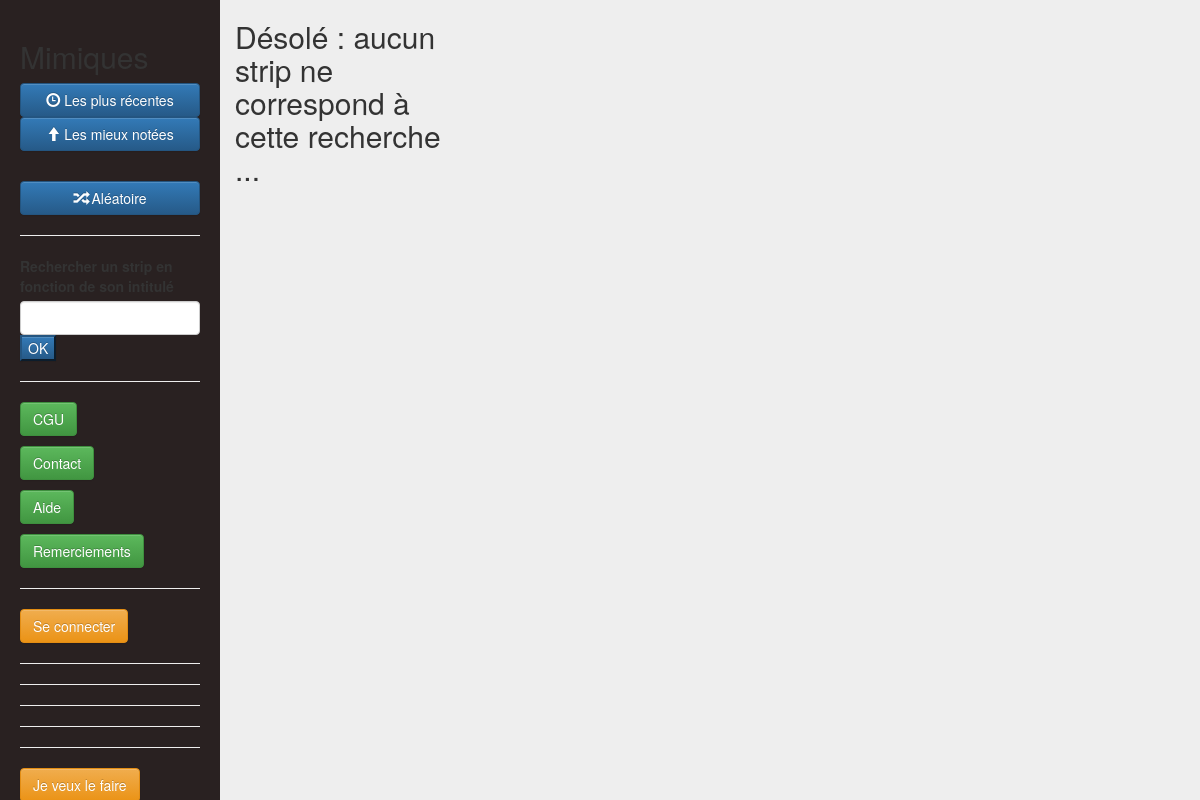
The page /index2.php on the database as committed earlier.
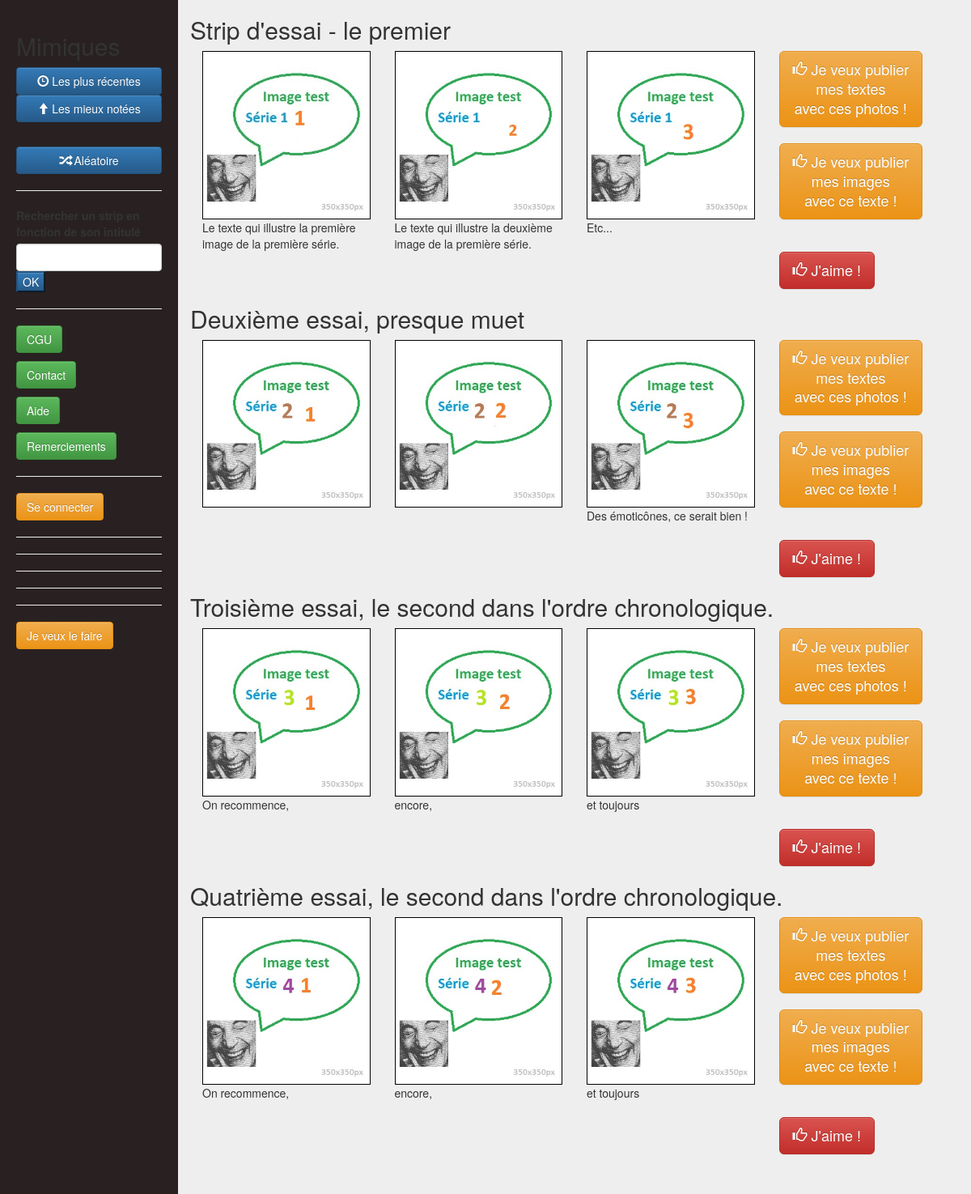
The same page on the database as committed later.
### tables this page shows
CREATE TABLE IF NOT EXISTS `strips` (
  `idstrips` int(11) NOT NULL,
  `titre` varchar(255) NOT NULL,
  `image1` varchar(255) DEFAULT NULL,
  `image2` varchar(255) DEFAULT NULL,
  `image3` varchar(255) DEFAULT NULL,
  `texte1` varchar(255) DEFAULT NULL,
  `texte2` varchar(255) DEFAULT NULL,
  `texte3` varchar(255) DEFAULT NULL,
  `date_creation` varchar(45) DEFAULT NULL,
  `nbre_like` int(11) DEFAULT NULL
);

### index2.php (the view, shortened to what this page needs)
<?php
include(__DIR__.'/config/connect.php');
if(isset($_GET['stripName'])) {
  $stripName = $_GET['stripName'];
  $query = $pdo->prepare('SELECT * FROM strips WHERE titre LIKE ?');
  $query->bindValue(1, '%'.$stripName.'%', PDO::PARAM_STR);
  $query->execute();
  $allStrips = $query->fetchAll();
}
else {
  $query = $pdo->prepare('SELECT * FROM strips');
  $query->execute();
  $allStrips = $query->fetchAll();
}
?>
<!doctype html>
 <html class="no-js" lang="">
    <head>
        <link rel="stylesheet" href="css/bootstrap.min.css">
        <link rel="stylesheet" href="css/bootstrap-theme.min.css">
        <link rel="stylesheet" href="css/main.css">
    </head>
    <body>
        <div id="nav">
          <h2>Mimiques</h2>
            <button type="button" class="btn btn-primary">
              <span class="glyphicon glyphicon-time" aria-hidden="true"></span> Les plus récentes
            </button>
            <br>
            <p><a>
            <button class="btn btn-primary">
              <span class="glyphicon glyphicon-arrow-up" aria-hidden="true"></span> Les mieux notées
            </button>
            </a></p>
            <br>
            <button type="button" class="btn btn-primary">
              <span class="glyphicon glyphicon-random" aria-hidden="true"></span> Aléatoire
            </button>
          <hr>
            <form id="search-form" method="GET" action="<?php echo $_SERVER['PHP_SELF']; ?>">
              <div class="form-group">
                <label for="stripName">Rechercher un strip en fonction de son intitulé</label>
                <input type="text" class="form-control" id="stripName" name="stripName" />
                <button type="submit" class="btn-primary" name="action" value="search">OK</button>
              </div>
            </form>
            <hr />
          <p><a class="btn btn-success taille" href="#" role="button">CGU</a></p>
          <p><a class="btn btn-success taille" href="mailto:todo@todo.com" role="button">Contact</a></p>
          <p><a class="btn btn-success taille" href="mailto:todo@todo.com" role="button">Aide</a></p>
          <p><a class="btn btn-success taille" href="mailto:todo@todo.com" role="button">Remerciements</a></p>
          <hr>
          <p><a class="btn btn-warning taille" href="envoyer.php" role="button">Se connecter</a></p>
          <hr><hr><hr><hr><hr>
          <p><a class="btn btn-warning taille" href="envoyer.php" role="button">Je veux le faire</a></p>
        </div>
  <div id="main">
    <div class="container-fluid">
      <div class="row">
    <?php if(!empty($allStrips)): ?>
      <?php foreach ($allStrips as $keyStrip => $strip): ?>
        <div class="col-md-12">
          <h2> <?php echo $strip['titre']; ?> </h2>
          <div class="col-md-3">
            <img src=" <?php echo $strip['image1']; ?>" class="mimic img-responsive" alt="une mimique">
            <p> <?php echo $strip['texte1']; ?> </p>
          </div>
          <div class="col-md-3">
            <img src=" <?php echo $strip['image2']; ?>" class="mimic img-responsive" alt="une mimique">
            <p> <?php echo $strip['texte2']; ?> </p>
          </div>
          <div class="col-md-3">
            <img src=" <?php echo $strip['image3']; ?>" class="mimic img-responsive" alt="une mimique">
            <p> <?php echo $strip['texte3']; ?> </p>
          </div>
          <div class="col-md-2">
            <button type="button" class="btn btn-warning btn-lg">
              <span class="glyphicon glyphicon-thumbs-up" aria-hidden="true"></span> Je veux publier <br>mes textes <br>avec ces photos !
            </button>
            <br><br>
            <button type="button" class="btn btn-warning btn-lg">
              <span class="glyphicon glyphicon-thumbs-up" aria-hidden="true"></span> Je veux publier<br> mes images<br> avec ce texte !
            </button>
            <br><br><br>
            <button type="button" class="btn btn-danger btn-lg">
              <span class="glyphicon glyphicon-thumbs-up" aria-hidden="true"></span> J'aime !
            </button>
          </div>
        </div>
      <?php endforeach;
      else: ?>
        <div class="col-md-3">
          <h2>Désolé : aucun strip ne correspond à cette recherche ...</h2>
        </div>
      <?php endif; ?>
        </div>
      </div>
    </div>
      <footer>
        <hr>
        <p>&copy; webforce3, mars 2016</p>
      </footer>
    </body>
</html>

### css/main.css (style rules this page uses)
.mimic { border: 1px solid #000; display: block; margin-left: auto; margin-right: auto }
html, body { background: #EEE; height: 100%; width: 100%; }
#nav { color-font:white; background: #292121; height: 100%; padding: 20px; position: fixed; width: 220px; }
#main { margin-left: 220px; width: auto; }
#nav button.btn { width: 100%; position: relative; }

Rows that differ between the two databases and show on the page:
added strips: titre "Strip d'essai - le premier", image1 (picture), texte1 "Le texte qui illustre la première image de la première série.", image2 (picture), texte2 "Le texte qui illustre la deuxième image de la première série.", image3 (picture), texte3 "Etc..."
added strips: titre "Deuxième essai, presque muet", image1 (picture), image2 (picture), image3 (picture), texte3 "Des émoticônes, ce serait bien !"
added strips: titre "Troisième essai, le second dans l'ordre chronologique.", image1 (picture), texte1 "On recommence,", image2 (picture), texte2 "encore,", image3 (picture), texte3 "et toujours"
added strips: titre "Quatrième essai, le second dans l'ordre chronologique.", image1 (picture), texte1 "On recommence,", image2 (picture), texte2 "encore,", image3 (picture), texte3 "et toujours"
Other text that changed with them:
text no longer shown: "Désolé : aucun strip ne correspond à cette recherche ..."
